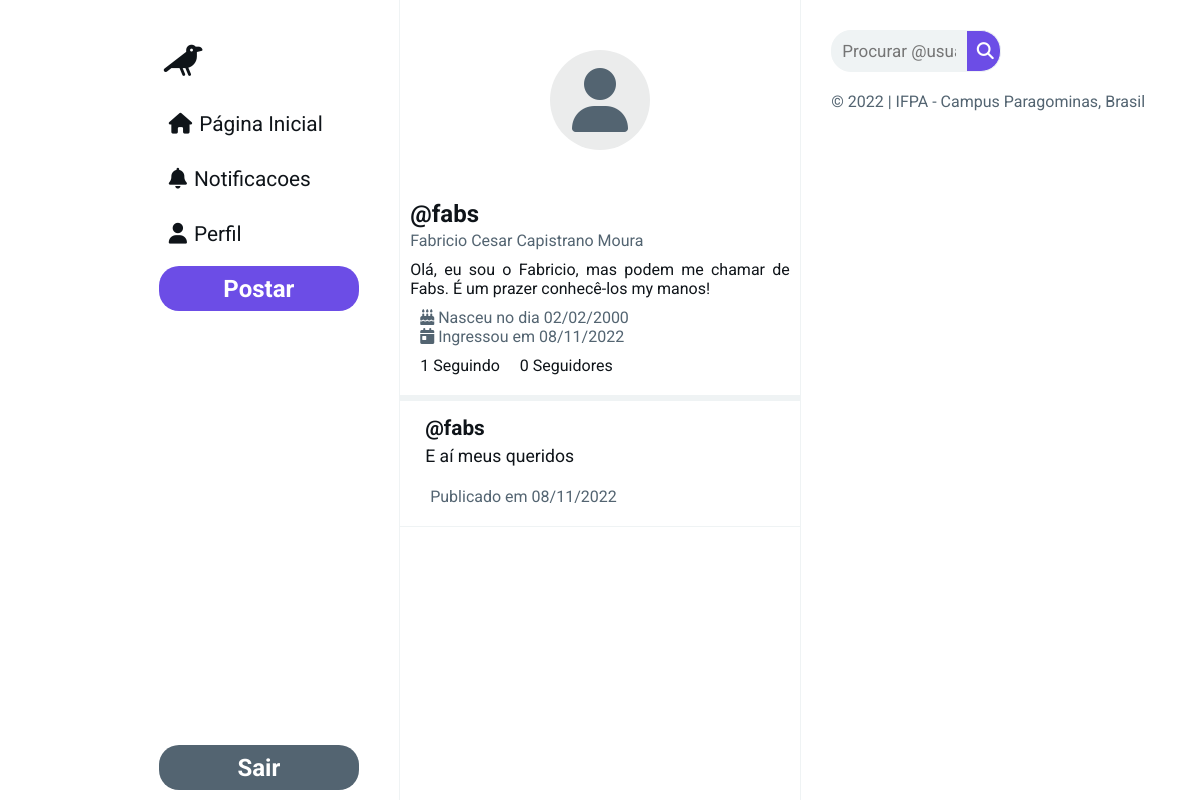
Screenshot of /perfil (signed in) with the database file from the repository.
### tables this page shows
CREATE TABLE Publicacoes(
    id INT AUTO_INCREMENT,
    texto VARCHAR(280) NOT NULL,
    dt_publicacao DATE NOT NULL,
    id_usuario INT NOT NULL,
    FOREIGN KEY(id_usuario) REFERENCES Usuarios(id),
    PRIMARY KEY(id)
);

CREATE TABLE Usuarios(
    id INT AUTO_INCREMENT,
    nome_usuario VARCHAR(16) NOT NULL UNIQUE,
    email VARCHAR(64) NOT NULL UNIQUE,
    senha VARCHAR(16) NOT NULL,
    dt_usuario DATE NOT NULL,
    PRIMARY KEY(id)
);

### pdo.php (called while the page is built, shortened)
<?php
$pdo = new PDO('mysql:host=localhost;dbname=dbsite', 'root', '');
$usuarioAtual = '';
$usuarioOn = isset($_SESSION['usuario']) ? 'true' : 'false';
if ($usuarioOn === 'true') {
    $usuarioAtual = $_SESSION['usuario'];
}
$getInforUsuario = $pdo->prepare("SELECT u.nome_usuario AS usuario, p.nome, p.sobrenome, p.bio, DATE_FORMAT(p.data_nascimento, '%d/%m/%Y') AS nascimento, DATE_FORMAT(u.dt_usuario, '%d/%m/%Y') AS ingressou, COUNT(s.id_seguidor) AS seguidores, COUNT(sg.id_seguindo) AS seguindo FROM `Perfis` AS p INNER JOIN Usuarios AS u ON u.id = p.id_usuario LEFT JOIN Seguidores AS s ON s.id_seguindo = p.id LEFT JOIN Seguidores AS sg ON sg.id_seguidor = p.id WHERE u.nome_usuario = ?");
$getInforUsuario->execute(array($usuarioAtual));
$usuarioInfor = $getInforUsuario->fetchAll();
$getPostsPerfil = $pdo->prepare("SELECT COUNT(pu.id) AS pubs FROM Publicacoes AS pu INNER JOIN Usuarios AS u ON u.id = pu.id_usuario WHERE u.nome_usuario = ?");
$getPostsPerfil->execute(array($usuarioAtual));
$postsPerfil = $getPostsPerfil->fetch();
$getPostsDoUsuario = $pdo->prepare("SELECT u.nome_usuario, pub.texto, DATE_FORMAT(pub.dt_publicacao, '%d/%m/%Y') AS dt_publicacao FROM Publicacoes AS pub INNER JOIN Usuarios AS u ON u.id = pub.id_usuario WHERE u.nome_usuario = ?");
$getPostsDoUsuario->execute(array($usuarioAtual));
$postsUsuarioInfo = $getPostsDoUsuario->fetchAll();

### pages/perfil.php (the view, shortened to what this page needs)
<section class="perfil">
    <h2 class="icon-perfil"><i class="fa-solid fa-user"></i></h2>
    <?php
    foreach ($usuarioInfor as $key => $value) {
        echo
        "<p class=\"nome-usuario-perfil\">${value['usuario']}</p>
        <p class=\"nome-completo-perfil\">${value['nome']} ${value['sobrenome']}</p>
        <p class=\"bio-perfil\">${value['bio']}</p>
        <p class=\"datas-perfil\"><span><i class=\"fa-solid fa-cake-candles\"></i> Nasceu no dia ${value['nascimento']}</span> <span><i class=\"fa-solid fa-calendar-day\"></i> Ingressou em ${value['ingressou']}</span></p>
        <p class=\"seguidres-e-seguindo\"><span>${value['seguindo']} Seguindo</span> <span>${value['seguidores']} Seguidores</span></p>";
    }
    ?>
</section>
<section class="posts">
    <?php
    if ($postsPerfil['pubs'] === 0) {
        echo "<h2 class=\"sem-posts\"><i class=\"fa-solid fa-comment-slash\"></i>Ops... nada para ver aqui</h2>";
    } else {
        foreach ($postsUsuarioInfo as $key => $value) {
            echo
            "
            <div class=\"post\">
                <p class=\"nome-usuario\"><a href=\"", INCLUDE_PATH, "perfil\">${value['nome_usuario']}</a></p>
                <p class=\"txt-post\">${value['texto']}</p>
                <div class=\"rodape-publicaco\">
                    <p class=\"data-publicacao\">Publicado em ${value['dt_publicacao']}</p>
                </div>
            </div>
            ";
        }
    }
    ?>
</section>

### css/style.css (style rules this page uses)
* { padding: 0; margin: 0; box-sizing: border-box; font-family: 'Roboto', Arial, Helvetica, sans-serif; }
:root { --cor0: #0F1419; --cor1: #EFF3F4; --cor2: #6C4DE6; --cor3: #536471; --cor4: #EBECEC; --cor5: white; }
html, body { width: 100%; height: 100%; }
body { display: flex; flex-direction: row; flex-wrap: wrap; }
a, li, p, label, h2, h1, button { color: var(--cor0); }
div.post { background-color: var(--cor5); display: block; width: 100%; border-top: 1px solid var(--cor1); border-bottom: 1px solid var(--cor1); padding: 10px 20px; }
div.post>p { margin: 5px; }
.nome-usuario { font-size: 1.3em; font-weight: bold; }
.nome-usuario>a { color: var(--cor0); text-decoration: none; }
.txt-post { text-align: justify; font-size: 1.1em; line-height: 1.3em; padding-bottom: 4px; }
.rodape-publicaco { display: flex; flex-direction: row; flex-wrap: wrap; justify-content: space-between; }
.comentarios, .data-publicacao { border: none; background: none; padding: 10px; border-radius: 20px; font-size: 1em; cursor: pointer; }
p.data-publicacao { cursor: auto; display: block; color: var(--cor3); font-size: 1em; }
section.perfil { padding: 0 10px; margin-bottom: 20px; }
section.posts { background-color: var(--cor1); border-top: 5px solid var(--cor1); }
.icon-perfil { display: flex; flex-direction: column; justify-content: center; text-align: center; width: 100px; height: 100px; margin: 50px auto; font-size: 4em; color: var(--cor3); background-color: var(--cor4); border-radius: 50%; }
.nome-usuario-perfil { color: var(--cor0); font-size: 1.5em; font-weight: bold; margin-bottom: 3px; }
.nome-completo-perfil, .datas-perfil { color: var(--cor3); font-size: 1em; }
.datas-perfil>span, .seguidres-e-seguindo>span { display: block; margin: 0 10px; }
.datas-perfil, .seguidres-e-seguindo { display: flex; flex-direction: row; flex-wrap: wrap; justify-content: start; }
.bio-perfil, .seguidres-e-seguindo { color: var(--cor0); font-size: 1em; text-align: justify; margin: 10px 0; }

### rows the page displays
publicacoes: nome_usuario "@fabs", texto "E aí meus queridos", dt_publicacao "08/11/2022"

### other values shown
value['usuario'] "@fabs"
value['nome'] "Fabricio"
value['sobrenome'] "Cesar Capistrano Moura"
value['bio'] "Olá, eu sou o Fabricio, mas podem me chamar de Fabs. É um prazer conhecê-los my manos!"
value['nascimento'] "02/02/2000"
value['ingressou'] "08/11/2022"
value['seguindo'] "1"
value['seguidores'] "0"
